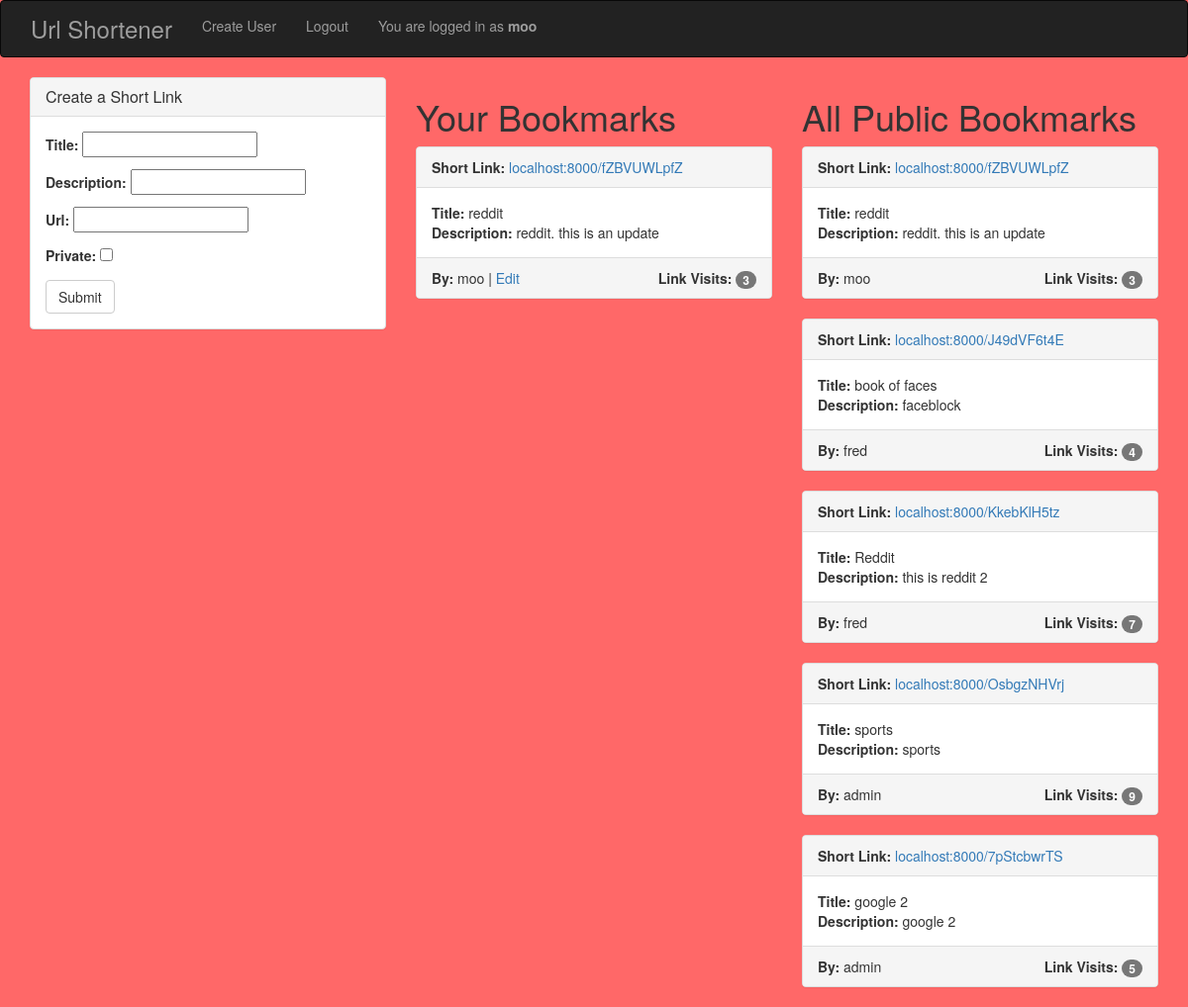
Screenshot of / (signed in) with the database file from the repository.
### short_app/models.py (models this page shows)
class Bookmark(models.Model):
    user = models.ForeignKey(User)
    title = models.CharField(max_length=50)
    description = models.CharField(max_length=100, null=True, blank=True)
    url = models.URLField()
    short_url = models.CharField(max_length=10, null=True, blank=True)
    created = models.DateTimeField(auto_now_add=True)
    private = models.BooleanField(default=False)
    def __str__(self):
        return self.title
    class Meta:
        ordering = ("-created",)
    def click_count(self):
        return self.click_set.count()

### short_app/views.py (the view, shortened to what this page needs)
# urls.py: url(r'^$', BookmarkCreateView.as_view(), name='bookmark_create_view'),
class BookmarkCreateView(CreateView):
    model = Bookmark
    success_url = reverse_lazy("bookmark_create_view")
    fields = ('title', 'description', 'url', 'private')
    def get_context_data(self, **kwargs):
        context = super().get_context_data(**kwargs)
        context["bookmark_list"] = Bookmark.objects.all()
        return context

### templates/short_app/bookmark_form.html (shortened to what this page needs)
{% extends 'base.html' %}
{% block content %}
<div class="row">
  <div class="col-md-8">
    <div class="row">
      <div class="col-md-6">
      {% if request.user.is_authenticated %}
          <div class="panel panel-default">
            <div class="panel-heading">
                <h3 class="panel-title">Create a Short Link</h3>
            </div>
             <div class="panel-body">
              <form class="" action="" method="post">
                {{ form.as_p }}
                <input class="btn btn-default" type="submit" name="" value="Submit">
              </form>
            </div>
        </div>
      </div>
      <div class="col-md-6">
        <h1>Your Bookmarks</h1>
          {% for bookmark in bookmark_list %}
            {% if bookmark.user == user %}
            <div class="panel panel-default">
              <div class="panel-heading">
                <b>Short Link:</b>
                <a href="{% url 'short_view' bookmark.short_url %}">localhost:8000/{{ bookmark.short_url }}</a>
              </div>
              <div class="panel-body">
                <b>Title: </b> {{ bookmark }}
                <br>
                <b>Description: </b> {{ bookmark.description }}
              </div>
              <div class="panel-footer">
                <b>By:</b> {{ bookmark.user }} |
                {% if bookmark.user.id == user.id %}
                  <a href="{% url 'bookmark_update_view' bookmark.id %}">Edit</a>
                  {% else %}
                    Public Link
                {% endif %}
                <div class="pull-right">
                  <b class=>Link Visits:</b>
                  <span class="badge">{{ bookmark.click_count }}</span>
                </div>
              </div>
            </div>
            {% endif %}
          {% endfor %}
          {% else %}
              <h1>Create a user. Then log in to continue.</h1>
              <h1>Or you can use a public bookmark.</h1>
      {% endif %}
    </div>
    </div>
  </div>
  <div class="col-md-4">
    <h1>All Public Bookmarks</h1>
      {% for bookmark in bookmark_list %}
        {% if bookmark.private == False %}
        <div class="panel panel-default">
          <div class="panel-heading">
            <b>Short Link:</b>
            <a href="{% url 'short_view' bookmark.short_url %}">localhost:8000/{{ bookmark.short_url }}</a>
          </div>
          <div class="panel-body">
            <b>Title: </b> {{ bookmark }}
            <br>
            <b>Description: </b> {{ bookmark.description }}
          </div>
          <div class="panel-footer">
            <b>By:</b> {{ bookmark.user }}
            <div class="pull-right">
              <b class=>Link Visits:</b>
              <span class="badge">{{ bookmark.click_count }}</span>
            </div>
          </div>
        </div>
        {% endif %}
      {% endfor %}
  </div>
</div>
{% endblock %}

### templates/base.html (shortened to what this page needs)
{% load staticfiles %}
<!DOCTYPE html>
<html>
    <head>
        <link rel="stylesheet" href="{% static 'css/bootstrap.css' %}" media="screen" title="no title">
    </head>
    <body>
        <nav class="navbar navbar-inverse">
            <div class="container-fluid">
                <div class="nav navbar-nav">
                    <h3 class="navbar-text">Url Shortener</h3>
                    <li><a href="{% url 'user_create_view' %}">Create User</a></li>
                      {% if not request.user.is_authenticated %}
                          <li><a href="{% url 'login' %}">Login</a></li>
                          {% else %}
                          <li><a href="{% url 'logout' %}?next={% url 'bookmark_create_view' %}">Logout</a></li>
                          <p class="navbar-text">You are logged in as <b>{{ user }}</b></p>
                      {% endif %}
                </div>
            </div>
        </nav>
        <div class="container">
            {% block content %}
            {% endblock %}
        </div>
    </body>
</html>

### templates/base.html (style rules this page uses)
body { background-color: #ff6868; }

### rows the page displays
Bookmark: short_url "fZBVUWLpfZ", title "reddit", description "reddit. this is an update", user "moo", shows "Edit", click_count "3"
Bookmark: short_url "J49dVF6t4E", title "book of faces", description "faceblock", user "fred", click_count "4"
Bookmark: short_url "KkebKlH5tz", title "Reddit", description "this is reddit 2", user "fred", click_count "7"
Bookmark: short_url "OsbgzNHVrj", title "sports", description "sports", user "admin", click_count "9"
Bookmark: short_url "7pStcbwrTS", title "google 2", description "google 2", user "admin", click_count "5"

### other values shown
{{ user }} "moo"
